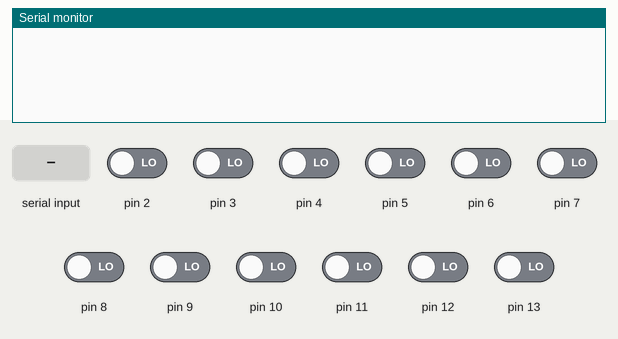
A sketch run on a simulated Arduino Uno, built with avr-gcc and run on an emulated ATmega328P. Parts: the last lines printed to the serial monitor. The inputs (shaded band) are chosen by the test bench; at power-on: pin 2–13 LOW.

Above: at 0.9 s.
1.0 s: "a" received over Serial
At 2.2 s:
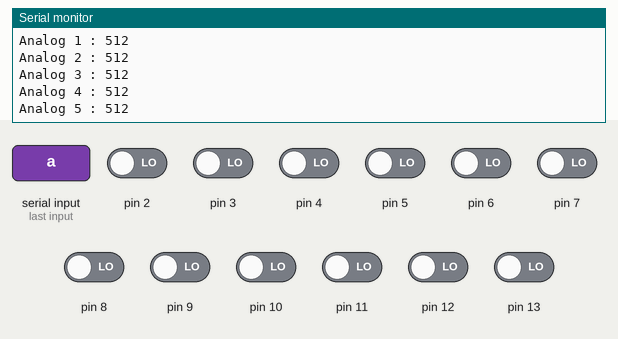
2.5 s: "d" received over Serial
At 3.5 s:
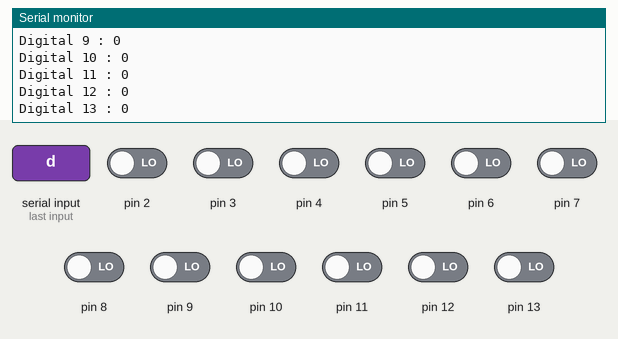

The sketch:

ch2.ino
```cpp
#include <Arduino_FreeRTOS.h>
char input = 0;

void setup() {
 Serial.begin(115200);
 xTaskCreate(TaskSerialRead, "SerialRead", 128, NULL, 1, NULL);
 xTaskCreate(TaskSerialWrite, "SerialWrite", 128, NULL, 2, NULL);
 vTaskStartScheduler();
}

void TaskSerialRead( void *pvParameters ){
 (void) pvParameters;
 for (;;){
    if(input == 'a'){
     int i;
     for(i=0;i<6;i++)
     {
       Serial.print("Analog ");
       Serial.print(i);
       Serial.print(" : ");
       Serial.println(analogRead(i));
       input = 0;
     }
   }else if (input == 'd'){
     int i;
     for(i=1;i<14;i++)
     {
       Serial.print("Digital ");
       Serial.print(i);
       Serial.print(" : ");
       Serial.println(digitalRead(i));
       input = 0;
     }
   }
 }
}

void TaskSerialWrite( void *pvParameters ){
 for(;;){
   if(Serial.available() > 0) input = Serial.read();
   vTaskDelay(pdMS_TO_TICKS(150));
 }

}


void loop(){}
```

Measured:
- after the input at 1.0 s, the serial monitor: prints a new line at once (image 1)
- after the input at 2.5 s, the serial monitor: prints a new line after 0.16 s (image 2)
